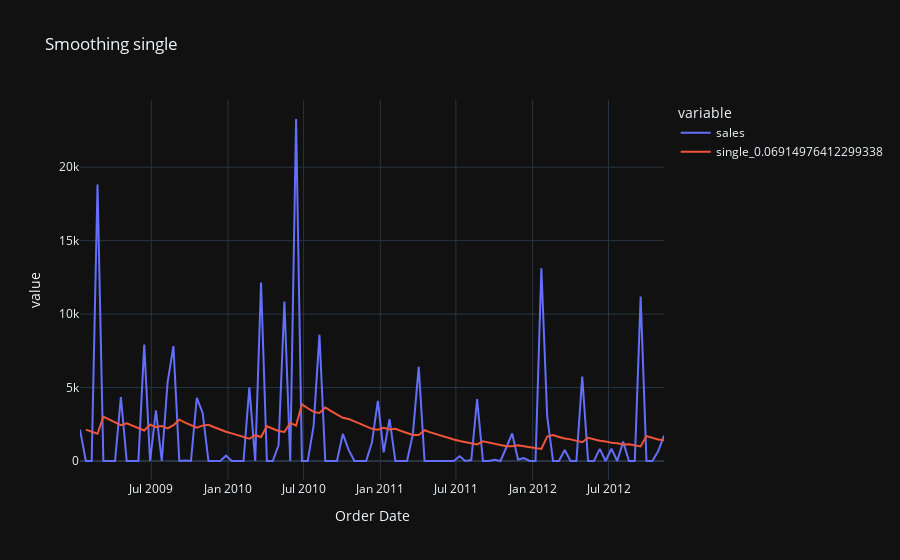

Notebook cell for this chart:
### Markdown cell above
### Simple Smoothing

### Code cell
ts_col = 'sales'
alpha = optimizers.minimize_simple_smoothing(ts=dff[ts_col].to_numpy(),)
_, fig = smoothing.SINGLE(
    alpha,
    df=dff,
    ts_col=ts_col,
)

fig.show()
